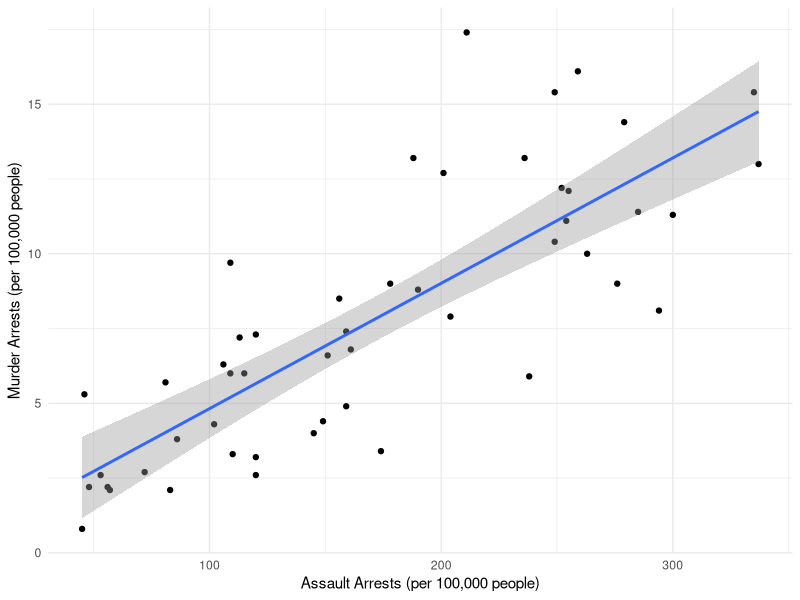
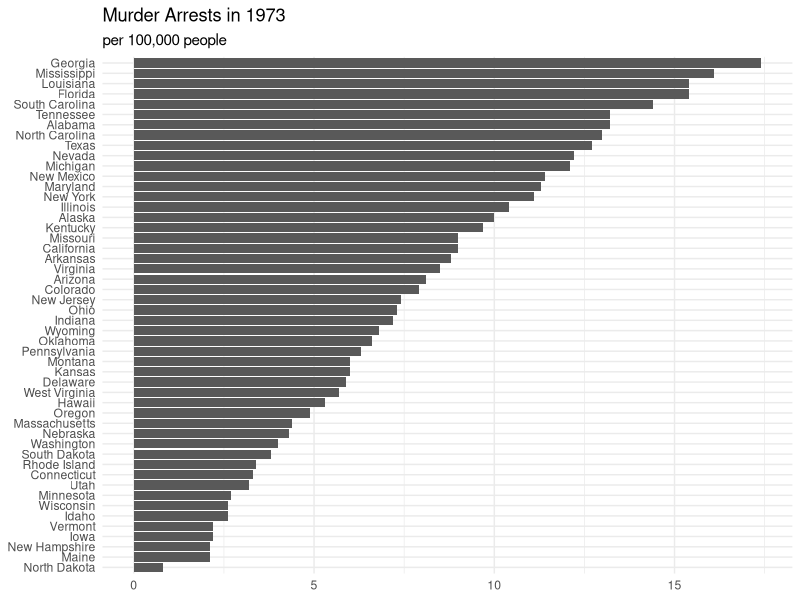

Recreate these plots in R, in order.
# por enquanto, não se preocupe com esta parte - bônus sobre visualização
library(tidyverse)
USArrests <- USArrests %>% 
  rownames_to_column(var = "state")

# look at the data
View(USArrests)

# Esse conjunto de dados contém estatísticas, em detenções por 100.000 habitantes por agressão, assassinato e estupro em cada um dos 50 estados dos EUA em 1973. Também é fornecida a porcentagem da população que vive em áreas urbanas.
# Murder 	 Murder arrests (per 100,000)
# Assault  Assault arrests (per 100,000)
# UrbanPop Percent urban population
# Rape 	 	 Rape arrests (per 100,000) 


ggplot(data=USArrests, aes(x=Assault,y=Murder)) +
  geom_point() +
  labs(x="Assault Arrests (per 100,000 people)",y="Murder Arrests (per 100,000 people)") +
  geom_smooth(method="lm") +
  theme_minimal()


ggplot(data=USArrests, aes(x=reorder(state,Murder),y=Murder)) +
  geom_col() +
  labs(x=NULL,y=NULL,title="Murder Arrests in 1973",subtitle="per 100,000 people") +
  coord_flip() +
  theme_minimal()




